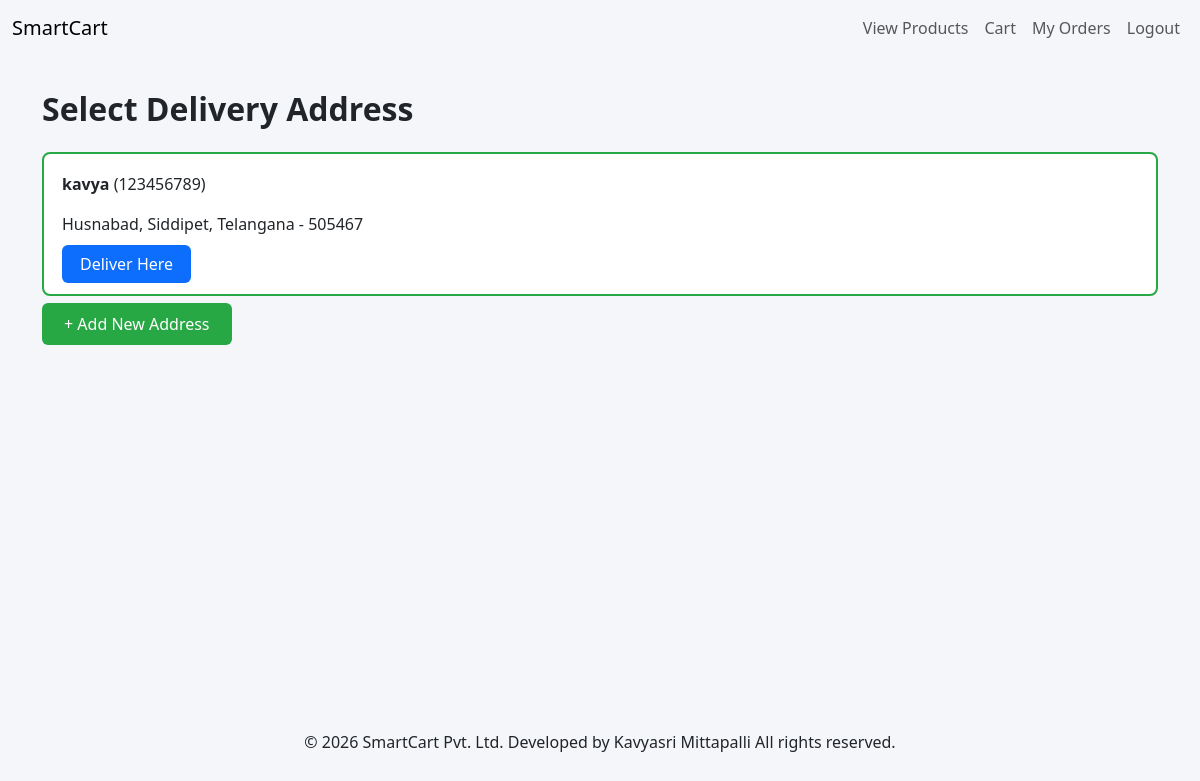
/user/select-address (signed in), run on the app's committed database.
### tables this page shows
CREATE TABLE user_addresses (
    address_id INTEGER PRIMARY KEY AUTOINCREMENT,
    user_id INTEGER NOT NULL,
    full_name TEXT,
    phone TEXT,
    address_line TEXT,
    city TEXT,
    state TEXT,
    pincode TEXT,
    is_default INTEGER DEFAULT 0,
    created_at DATETIME DEFAULT CURRENT_TIMESTAMP
);

### app.py (the view)
@app.route('/user/select-address')
def select_address():
    if 'user_id' not in session:
        return redirect('/user-login')
    conn = get_db_connection()
    cursor = conn.cursor()
    cursor.execute("SELECT * FROM user_addresses WHERE user_id=? ORDER BY is_default DESC",
                   (session['user_id'],))
    addresses = cursor.fetchall()
    cursor.close()
    conn.close()
    return render_template("user/select_address.html", addresses=addresses)

### app.py (called while the page is built)
def get_db_connection():
    conn = sqlite3.connect(DATABASE)
    conn.row_factory = sqlite3.Row
    return conn

### templates/user/select_address.html (shortened to what this page needs)
<!DOCTYPE html>
<html>
<head>
    <link rel="stylesheet" href="https://cdnjs.cloudflare.com/ajax/libs/font-awesome/6.5.0/css/all.min.css">
    <link href="https://cdn.jsdelivr.net/npm/bootstrap@5.3.3/dist/css/bootstrap.min.css" rel="stylesheet">
    <link rel="stylesheet" href="{{ url_for('static', filename='css/user_style.css') }}">
</head>
<body>
<nav class="navbar navbar-expand-lg navbar-custom fixed-top">
  <div class="container-fluid">
    <a class="navbar-brand" href="/user/products">SmartCart</a>
    <div class="collapse navbar-collapse justify-content-end" id="userNavbar">
        <ul class="navbar-nav align-items-lg-center">
            <li class="nav-item">
                <a href="/user/products" class="nav-link">View Products</a>
            </li>
            <li class="nav-item">
                <a href="/user/cart" class="nav-link">Cart</a>
            </li>
             <li class="nav-item">
          <a class="nav-link" href="/user/my-orders">My Orders</a>
        </li>
            <li class="nav-item">
                <a href="/user-logout" class="nav-link logout">Logout</a>
            </li>
        </ul>
    </div>
  </div>
</nav>
<div class="container address-container">
<h2 class="mb-4 fw-semibold">Select Delivery Address</h2>
{% if addresses %}
    {% for addr in addresses %}
    <div class="address-card {% if addr.is_default %}default{% endif %}">
        <p><strong>{{ addr.full_name }}</strong> ({{ addr.phone }})</p>
        <p>{{ addr.address_line }}, {{ addr.city }}, {{ addr.state }} - {{ addr.pincode }}</p>
        <a href="/user/use-address/{{ addr.address_id }}" class="deliver-btn">Deliver Here</a>
    </div>
    {% endfor %}
{% else %}
    <p>No address found. Please add one.</p>
{% endif %}
<a href="/user/add-address" class="add-btn">+ Add New Address</a>
</div>
<footer class="footer text-center">
    © 2026 SmartCart Pvt. Ltd.
Developed by Kavyasri Mittapalli
All rights reserved.
</footer>
</body>
</html>

### static/css/user_style.css (style rules this page uses)
body { background: url("../images/cart9.avif") no-repeat center center fixed; background-size: cover; margin: 0; padding: 0; }

### data on the page
user_addresses: full_name "kavya", phone "123456789", address_line "Husnabad", city "Siddipet", state "Telangana", pincode "505467"
